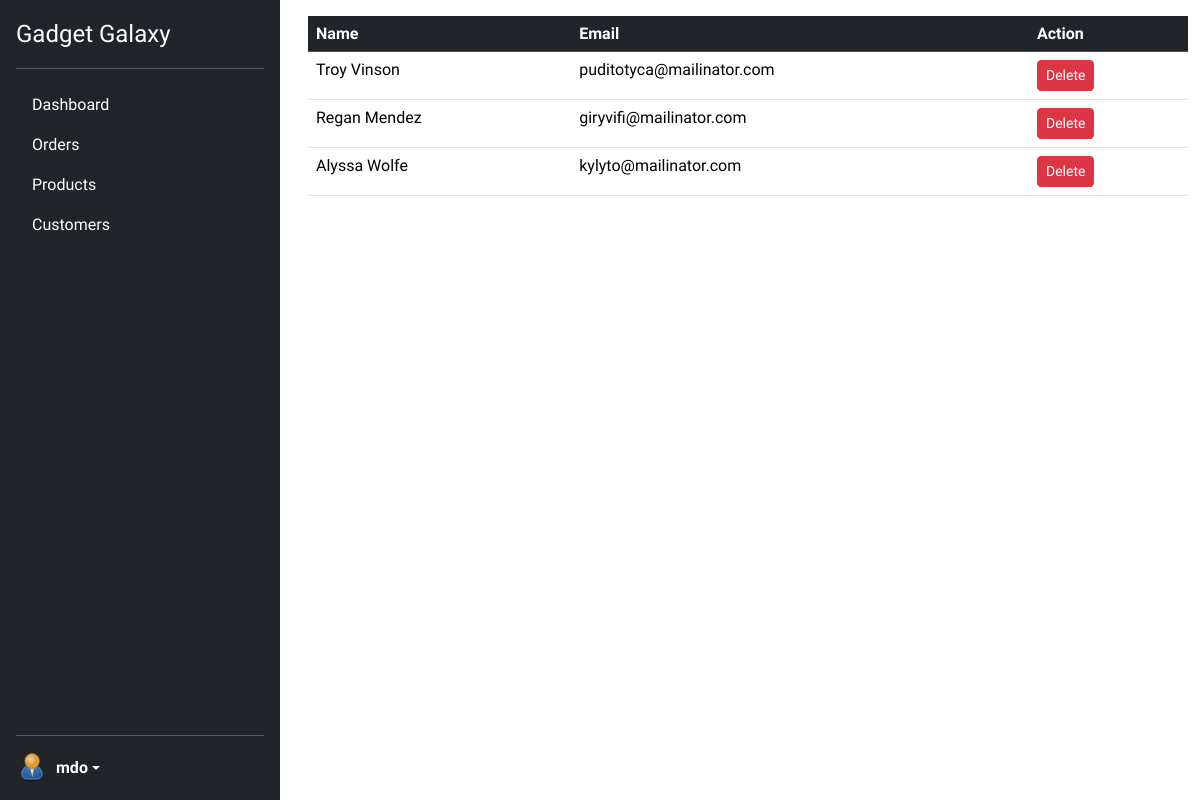
Page /admins/customers/ (signed in) on the committed database.
### users/models.py (models this page shows, shortened)
class CustomUser(AbstractBaseUser, PermissionsMixin):
    id = models.CharField(
        _("ID"), primary_key=True, max_length=22, default=shortuuid.uuid, editable=False
    )
    email = models.EmailField(_("Email Address"), unique=True)
    full_name = models.CharField(_("Full Name"), max_length=100)
    profile_image = models.ImageField(
        _("Profile Image"),
        upload_to="profile/",
        default="profile/default.png",
        null=True,
        blank=True,
    )
    is_active = models.BooleanField(_("Is Active"), default=True)
    is_staff = models.BooleanField(_("Is Staff"), default=False)
    date_joined = models.DateTimeField(_("Date Joined"), default=timezone.now)
    objects = CustomUserManager()
    USERNAME_FIELD = "email"
    REQUIRED_FIELDS = ["full_name"]
    class Meta:
        verbose_name = _("User")
        verbose_name_plural = _("Users")
        ordering = ["-date_joined"]

### admins/views.py (the view)
# urls.py: path("customers/", customers, name="customers"),
def customers(request):
    if not is_admin(request):
        return redirect("index")
    if request.method == "POST":
        customer_id = request.POST["customer_id"]
        customer = User.objects.get(id=customer_id)
        User.delete(customer)
    customers = User.objects.all()
    context = {"customers": customers}
    return render(request, "admins/customers.html", context)

### admins/views.py (called while the page is built)
def is_admin(request):
    return True if request.user.is_staff else False

### ecommerce/context_processors.py (called while the page is built)
def cart_item_count(request):
    if request.user.is_authenticated:
        try:
            cart = Cart.objects.get(user=request.user)
            cart_items = CartItem.objects.filter(cart=cart)
            total = sum(item.quantity for item in cart_items)
            return {"cart_item_count": total}
        except Cart.DoesNotExist:
            return {"cart_item_count": 0}
    return {"cart_item_count": 0}

### admins/templates/admins/customers.html (shortened to what this page needs)
{% extends "admins/admin_base.html" %}
{% load static %}
{% block admin-content %}
<table class="table">
  <thead>
    <tr class="table-dark">
      <th scope="col">Name</th>
      <th scope="col">Email</th>
      <th scope="col">Action</th>
    </tr>
  </thead>
  <tbody>
    {% for customer in customers %}
      {% if not customer.is_superuser %}
        <tr>
          <td>{{ customer.full_name }}</td>
          <td>{{ customer.email }}</td>
          <td>
            <button type="button" class="btn btn-danger btn-sm" data-bs-toggle="modal" data-bs-target="#exampleModal{{ customer.id }}">
              Delete
            </button>
          </td>
        </tr>
      {% endif %}
    {% endfor %}
  </tbody>
</table>
{% endblock admin-content %}

### admins/templates/admins/admin_base.html (shortened to what this page needs)
<html>
  <head>
  {% load static %}
  {% include "top.html" %}
  </head>
  <body style="font-family: 'Lexend', sans-serif">
  <div class="d-flex gap-3">
<div class="d-flex flex-column min-vh-100 flex-shrink-0 p-3 text-bg-dark" style="width: 280px;">
    <a href="{% url "dashboard" %}" class="d-flex align-items-center mb-3 mb-md-0 me-md-auto text-white text-decoration-none">
      <span class="fs-4">Gadget Galaxy</span>
    </a>
    <hr>
    <ul class="nav nav-pills flex-column mb-auto">
      <li class="nav-item">
        <a href="{% url 'dashboard' %}" class="nav-link text-white">
          Dashboard
        </a>
      </li>
      <li class="nav-item">
        <a href="{% url 'orders' %}" class="nav-link text-white">
          Orders
        </a>
      </li>
      <li class="nav-item">
        <a href="{% url 'admin-products' %}" class="nav-link text-white">
          Products
        </a>
      </li>
      <li class="nav-item">
        <a href="{% url 'customers' %}" class="nav-link text-white">
          Customers
        </a>
      </li>
    </ul>
    <hr>
    <div class="dropdown">
      <a href="#" class="d-flex align-items-center text-white text-decoration-none dropdown-toggle" data-bs-toggle="dropdown" aria-expanded="false">
        <img src="{{request.user.profile_image.url}}" alt="" width="32" height="32" class="rounded-circle me-2">
        <strong>mdo</strong>
      </a>
    </div>
  </div>
  <div class="container mx-auto my-3">
  {% block admin-content %}
  {% endblock admin-content %}
  </div>
</div>
</body>
</html>

### static/styles/style.css (style rules this page uses)
body { font-family: 'Lexend', sans-serif; }

### rows in the picture
CustomUser: user.profile_image (placeholder picture)
CustomUser: full_name "Troy Vinson", email "puditotyca@mailinator.com"
CustomUser: full_name "Regan Mendez", email "giryvifi@mailinator.com"
CustomUser: full_name "Alyssa Wolfe", email "kylyto@mailinator.com"
